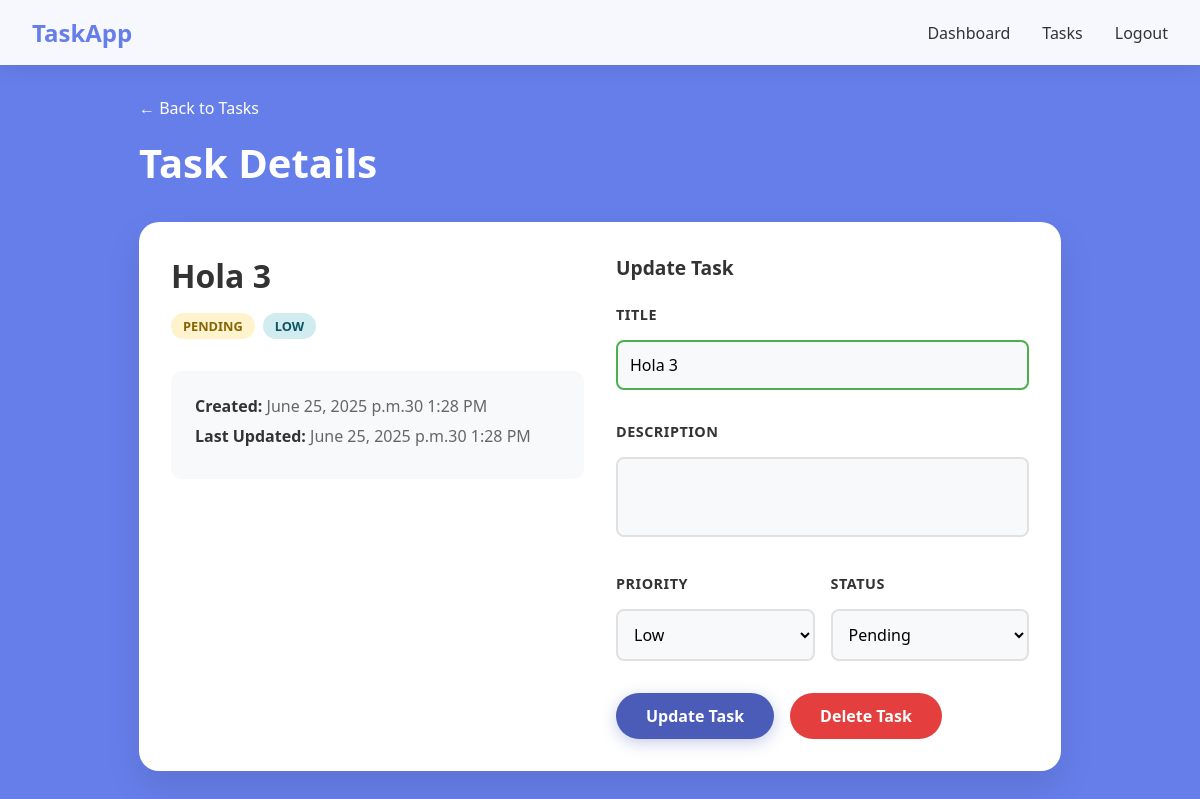
Page /tasks/12 (signed in) on the committed database.
### tasks/models.py (models this page shows, shortened)
class Task(models.Model):
    class Priority(models.TextChoices):
        HIGH = 'high', 'High'
        MEDIUM = 'medium', 'Medium'
        LOW = 'low', 'Low'
    class Status(models.TextChoices):
        COMPLETED = 'completed', 'Completed'
        IN_PROGRESS = 'in_progress', 'In Progress'
        PENDING = 'pending', 'Pending'
    title = models.CharField(max_length=200)
    description = models.TextField(null=True, blank=True)
    created_at = models.DateTimeField(auto_now_add=True)
    updated_at = models.DateTimeField(auto_now=True)
    priority = models.CharField(max_length=10, choices=Priority.choices, default=Priority.LOW)
    status = models.CharField(max_length=20, choices=Status.choices, default=Status.PENDING)
    user = models.ForeignKey(User, on_delete=models.CASCADE)

### tasks/views.py (the view)
# urls.py: path('tasks/<int:id>', views.task_details, name='task_details'),
@login_required
def task_details(request, id):
    if request.method == "GET":
        try:
            task = Task.objects.get(pk=id, user=request.user)
        except Task.DoesNotExist:
            messages.error(request, 'Task not found or you do not have permission to access it')
            return redirect('tasks')
        form = TaskForm(instance=task)
        return render(request, 'task_details.html', {
            'form': form,
            'task': task
        })

### tasks/forms.py
class TaskForm(ModelForm):
    class Meta:
        model = Task
        fields = ['title', 'description', 'priority', 'status']

### tasks/templates/task_details.html (shortened to what this page needs)
{% extends 'base.html' %}
{% block content %}
    <div class="task-details-container">
        <div class="task-details-header">
            <a href="{% url 'tasks' %}" class="back-btn">← Back to Tasks</a>
            <h1>Task Details</h1>
        </div>
        <div class="task-details-card">
            <div class="task-info-section">
                <div class="task-title-section">
                    <h2>{{ task.title }}</h2>
                    <div class="task-badges">
                        <span class="task-status status-{{ task.status }}">{{ task.get_status_display }}</span>
                        <span class="task-priority priority-{{ task.priority }}">{{ task.get_priority_display }}</span>
                    </div>
                </div>
                <div class="task-meta-section">
                    <div class="meta-item">
                        <strong>Created:</strong> {{ task.created_at|date:"F d, Y at g:i A" }}
                    </div>
                    <div class="meta-item">
                        <strong>Last Updated:</strong> {{ task.updated_at|date:"F d, Y at g:i A" }}
                    </div>
                </div>
            </div>
            <div class="task-form-section">
                <h3>Update Task</h3>
                <form method="post" action="{% url 'update_task' task.id %}" class="update-form" novalidate>
                    <div class="form-group">
                        <label for="{{ form.title.id_for_label }}">Title</label>
                        {{ form.title }}
                    </div>
                    <div class="form-group">
                        <label for="{{ form.description.id_for_label }}">Description</label>
                        {{ form.description }}
                    </div>
                    <div class="form-row">
                        <div class="form-group">
                            <label for="{{ form.priority.id_for_label }}">Priority</label>
                            {{ form.priority }}
                        </div>
                        <div class="form-group">
                            <label for="{{ form.status.id_for_label }}">Status</label>
                            {{ form.status }}
                        </div>
                    </div>
                    <div class="form-actions">
                        <button type="submit" class="btn btn-primary">Update Task</button>
                        <button type="button" class="btn btn-danger" onclick="deleteTask()">Delete Task</button>
                    </div>
                    </form>
            </div>
        </div>
    </div>
{% endblock %}

### tasks/static/styles.css (style rules this page uses)
* { font-family: 'Segoe UI', Tahoma, Geneva, Verdana, sans-serif; margin: 0; padding: 0; box-sizing: border-box; }
html, body { height: 100%; }
body { display: flex; flex-direction: column; min-height: 100vh; background: #667eea; color: #333; }
.btn { padding: 12px 30px; border-radius: 50px; text-decoration: none; font-weight: 600; transition: all 0.3s ease; border: none; cursor: pointer; font-size: 1rem; }
.btn-primary { background: #4a5bb8; color: white; box-shadow: 0 4px 15px rgba(74, 91, 184, 0.3); }
form { width: 100%; }
form input, form textarea, form select { width: 100%; padding: 12px; margin: 8px 0; border: 2px solid #e1e1e1; border-radius: 8px; font-size: 1rem; transition: border-color 0.3s ease; }
.form-group { margin-bottom: 1.5rem; }
.form-group label { display: block; margin-bottom: 0.5rem; font-weight: 600; color: #333; font-size: 0.9rem; text-transform: uppercase; letter-spacing: 0.5px; }
.form-group input { width: 100%; padding: 15px; border: 2px solid #e1e1e1; border-radius: 10px; font-size: 1rem; transition: all 0.3s ease; background: rgba(255, 255, 255, 0.9); }
.form-group input:valid { border-color: #4CAF50; }
.task-status { padding: 4px 12px; border-radius: 20px; font-size: 0.8rem; font-weight: 600; text-transform: uppercase; }
.status-pending { background: #fff3cd; color: #856404; }
.task-priority { padding: 4px 12px; border-radius: 20px; font-size: 0.8rem; font-weight: 600; text-transform: uppercase; }
.priority-low { background: #d1ecf1; color: #0c5460; }
.form-row { display: grid; grid-template-columns: 1fr 1fr; gap: 1rem; }
.task-details-container { max-width: 1000px; margin: 0 auto; padding: 2rem; }
.task-details-header { margin-bottom: 2rem; }
.back-btn { color: white; text-decoration: none; font-weight: 500; margin-bottom: 1rem; display: inline-block; transition: opacity 0.3s ease; }
.task-details-header h1 { color: white; font-size: 2.5rem; font-weight: 700; margin: 0; }
.task-details-card { display: grid; grid-template-columns: 1fr 1fr; gap: 2rem; background: white; border-radius: 20px; padding: 2rem; box-shadow: 0 15px 35px rgba(0, 0, 0, 0.1); }
.task-info-section h2 { color: #333; font-size: 2rem; margin-bottom: 1rem; }
.task-title-section { margin-bottom: 2rem; }
.task-badges { display: flex; gap: 0.5rem; margin-top: 1rem; }
.task-meta-section { background: #f8f9fa; padding: 1.5rem; border-radius: 10px; }
.meta-item { margin-bottom: 0.5rem; color: #666; }
.meta-item strong { color: #333; }
.task-form-section h3 { color: #333; margin-bottom: 1.5rem; font-size: 1.2rem; }
.update-form .form-group { margin-bottom: 1.5rem; }
.update-form .form-group label { display: block; margin-bottom: 0.5rem; font-weight: 600; color: #333; font-size: 0.9rem; text-transform: uppercase; letter-spacing: 0.5px; }
.update-form input, .update-form textarea, .update-form select { width: 100%; padding: 12px; border: 2px solid #e1e1e1; border-radius: 8px; font-size: 1rem; transition: all 0.3s ease; background: #f8f9fa; box-sizing: border-box; }
.update-form textarea { resize: none; min-height: 80px; height: 80px; }
.form-actions { margin-bottom: 0; display: flex; gap: 1rem; align-items: center; }
.btn-danger { background: #e53e3e; color: white; border: none; padding: 12px 30px; border-radius: 50px; font-weight: 600; cursor: pointer; transition: all 0.3s ease; font-size: 1rem; }

### rows in the picture
Task: title "Hola 3", status "PENDING", priority "LOW", created_at "June 25, 2025 p.m.30 1:28 PM", updated_at "June 25, 2025 p.m.30 1:28 PM", priority "Low", status "Pending"
